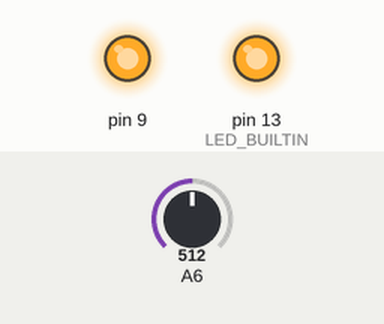
This sketch was run on a simulated Arduino Uno, built with avr-gcc and run on an emulated ATmega328P. Parts: output pins drawn as LEDs (lit = HIGH). The inputs (shaded band) are chosen by the test bench; at power-on: A6 = 512.

Above: at 6.8 s.
6.9 s: A6 set to 716
At 9.5 s:
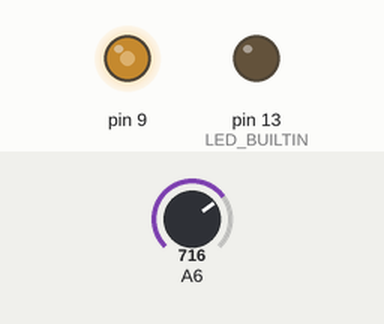
13.6 s: A6 set to 627
20.3 s: A6 set to 591
At 22.2 s:
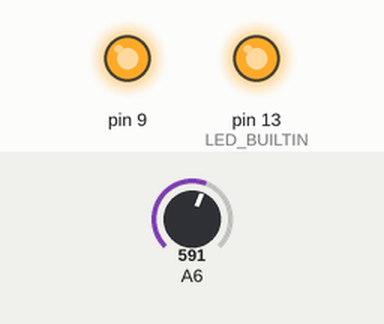
31.5 s: A6 set to 900
At 33.8 s:
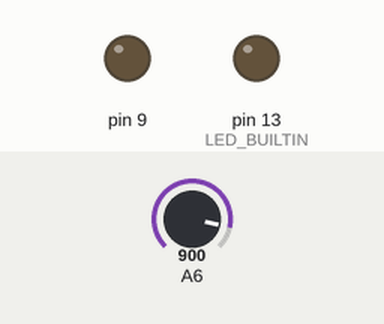
38.2 s: A6 set to 511
At 39.6 s:
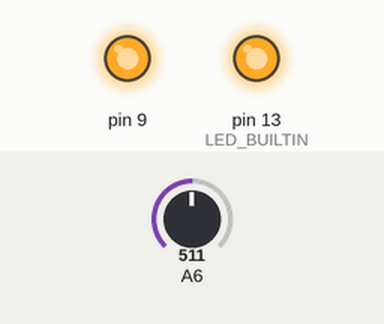
Timing chart, 0 to 49.5 s (numbered marks = the images above; inputs shaded):
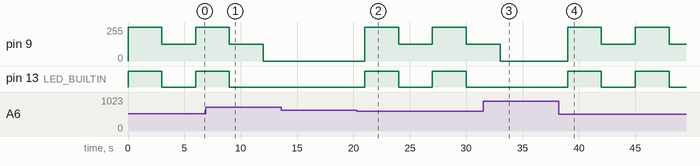

Measured:
- the behaviour switches between 610 and 609 on A6 (found by bisection; images 1 and 2)
- after the input at 6.9 s, pin 13 (LED_BUILTIN): goes on until 9.0 s, then stays LOW
- after the input at 13.6 s, every drawn part: stays the same
- after the input at 20.3 s, pin 9: alternates 255/255 for 3.0 s and 127/255 for 3.0 s, starting after 0.70 s; pin 13 (LED_BUILTIN): alternates HIGH for 3.0 s and LOW for 3.0 s, starting after 0.70 s
- after the input at 31.5 s, pin 13 (LED_BUILTIN): stays LOW (without the input it goes to HIGH after 1.5 s)
- after the input at 38.2 s, pin 9: alternates 255/255 for 3.0 s and 127/255 for 3.0 s, starting after 0.80 s; pin 13 (LED_BUILTIN): alternates HIGH for 3.0 s and LOW for 3.0 s, starting after 0.80 s

The sketch:

battmonitor.ino.ino
```cpp
/*
  Battmonitor

  Measures the voltage of a battery and activates a buzzer if the voltage drops below a certain voltage.

  A0  seria -5       A1 seria -4        A2 seria -3      A3 seria -2         A4 seria -1
  A5 seria -0       A6 seria 1          A7 seria 2
*/

#include <avr/io.h>
int val = 610;  //validated value: 610

// the setup function runs once when you press reset or power the board
void setup() {

  pinMode(9, OUTPUT);
  pinMode(-4, INPUT);
  pinMode(LED_BUILTIN, OUTPUT);

}

// the loop function runs over and over again forever
void loop() {

  // read the input on analog pin 1:
  int sensorValue = analogRead(-4);

  if(sensorValue < val) {

    analogWrite(9, 300);
    digitalWrite(LED_BUILTIN, HIGH);
    delay(3000);
    analogWrite(9, 127);
    digitalWrite(LED_BUILTIN, LOW);
  }
  else {
    analogWrite(9, 0);
    digitalWrite(LED_BUILTIN, LOW);
  }


  delay(3000);

}
```
